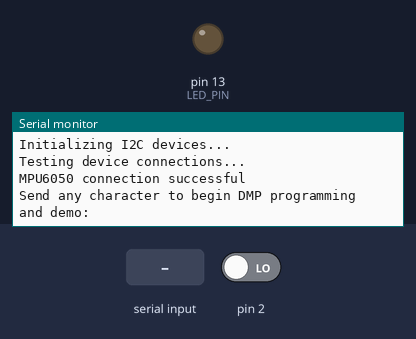
A sketch run on a simulated Arduino Uno, built with avr-gcc and run on an emulated ATmega328P. Parts: output pins drawn as LEDs (lit = HIGH), the last lines printed to the serial monitor. The test bench sets the inputs (shaded band); at power-on: pin 2 LOW. The sensor or clock chip raises its interrupt line as the real part does.

Above: at 0.9 s.
1.0 s: "1\n" received over Serial
At 1.1 s:
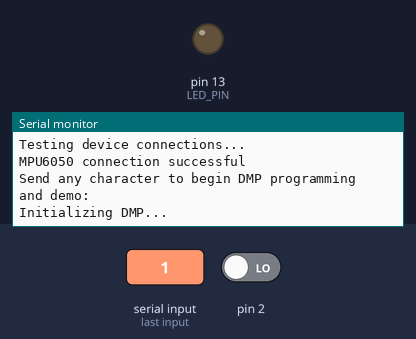
At 1.8 s:
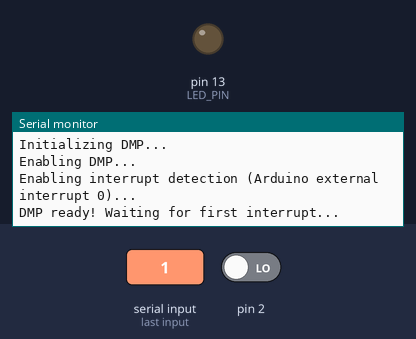

Measured:
- after the input at 1.0 s, the serial monitor: prints a new line at once (image 1)

The sketch:

MPU.ino
```cpp
#include "Wire.h"
#include "I2Cdev.h"
#include "MPU6050_6Axis_MotionApps20.h"

MPU6050 mpu;

#define OUTPUT_TEAPOT

#define LED_PIN 13 // (Arduino is 13, Teensy is 11, Teensy++ is 6)
bool blinkState = false;

// MPU control/status vars
bool dmpReady = false;
uint8_t mpuIntStatus;
uint8_t devStatus;
uint16_t packetSize;
uint16_t fifoCount;
uint8_t fifoBuffer[64];

// orientation/motion vars
Quaternion q;           // [w, x, y, z]         quaternion container
VectorInt16 aa;         // [x, y, z]            accel sensor measurements
VectorInt16 aaReal;     // [x, y, z]            gravity-free accel sensor measurements
VectorInt16 aaWorld;    // [x, y, z]            world-frame accel sensor measurements
VectorFloat gravity;    // [x, y, z]            gravity vector
float euler[3];         // [psi, theta, phi]    Euler angle container
float ypr[3];           // [yaw, pitch, roll]   yaw/pitch/roll container and gravity vector

uint8_t teapotPacket[14] = { '$', 0x02, 0,0, 0,0, 0,0, 0,0, 0x00, 0x00, '\r', '\n' };

volatile bool mpuInterrupt = false;     // indicates whether MPU interrupt pin has gone high
void dmpDataReady() {
    mpuInterrupt = true;
}


void setup() {
    Wire.begin();


    Serial.begin(115200);
    while (!Serial);

    Serial.println(F("Initializing I2C devices..."));
    mpu.initialize();

    Serial.println(F("Testing device connections..."));
    Serial.println(mpu.testConnection() ? F("MPU6050 connection successful") : F("MPU6050 connection failed"));

    Serial.println(F("\nSend any character to begin DMP programming and demo: "));
    while (Serial.available() && Serial.read());
    while (!Serial.available());
    while (Serial.available() && Serial.read());

    Serial.println(F("Initializing DMP..."));
    devStatus = mpu.dmpInitialize();

    if (devStatus == 0) {
        Serial.println(F("Enabling DMP..."));
        mpu.setDMPEnabled(true);

        Serial.println(F("Enabling interrupt detection (Arduino external interrupt 0)..."));
        attachInterrupt(0, dmpDataReady, RISING);
        mpuIntStatus = mpu.getIntStatus();

        Serial.println(F("DMP ready! Waiting for first interrupt..."));
        dmpReady = true;

        packetSize = mpu.dmpGetFIFOPacketSize();
    } else {

        Serial.print(F("DMP Initialization failed (code "));
        Serial.print(devStatus);
        Serial.println(F(")"));
    }

    pinMode(LED_PIN, OUTPUT);
}


void loop() {
    if (!dmpReady) return;

    while (!mpuInterrupt && fifoCount < packetSize) {

    }

    // reset interrupt flag and get INT_STATUS byte
    mpuInterrupt = false;
    mpuIntStatus = mpu.getIntStatus();

    fifoCount = mpu.getFIFOCount();

    if ((mpuIntStatus & 0x10) || fifoCount == 1024) {
        mpu.resetFIFO();
        Serial.println(F("FIFO overflow!"));

    } else if (mpuIntStatus & 0x01) {
        while (fifoCount < packetSize) fifoCount = mpu.getFIFOCount();

        mpu.getFIFOBytes(fifoBuffer, packetSize);

        fifoCount -= packetSize;

        #ifdef OUTPUT_READABLE_QUATERNION
            mpu.dmpGetQuaternion(&q, fifoBuffer);
            Serial.print("quat\t");
            Serial.print(q.w);
            Serial.print("\t");
            Serial.print(q.x);
            Serial.print("\t");
            Serial.print(q.y);
            Serial.print("\t");
            Serial.println(q.z);
        #endif

        #ifdef OUTPUT_READABLE_EULER
            mpu.dmpGetQuaternion(&q, fifoBuffer);
            mpu.dmpGetEuler(euler, &q);
            Serial.print("euler\t");
            Serial.print(euler[0] * 180/M_PI);
            Serial.print("\t");
            Serial.print(euler[1] * 180/M_PI);
            Serial.print("\t");
            Serial.println(euler[2] * 180/M_PI);
        #endif

        #ifdef OUTPUT_READABLE_YAWPITCHROLL
            mpu.dmpGetQuaternion(&q, fifoBuffer);
            mpu.dmpGetGravity(&gravity, &q);
            mpu.dmpGetYawPitchRoll(ypr, &q, &gravity);
            Serial.print("ypr\t");
            Serial.print(ypr[0] * 180/M_PI);
            Serial.print("\t");
            Serial.print(ypr[1] * 180/M_PI);
            Serial.print("\t");
            Serial.println(ypr[2] * 180/M_PI);
        #endif

        #ifdef OUTPUT_READABLE_REALACCEL
            mpu.dmpGetQuaternion(&q, fifoBuffer);
            mpu.dmpGetAccel(&aa, fifoBuffer);
            mpu.dmpGetGravity(&gravity, &q);
            mpu.dmpGetLinearAccel(&aaReal, &aa, &gravity);
            Serial.print("areal\t");
            Serial.print(aaReal.x);
            Serial.print("\t");
            Serial.print(aaReal.y);
            Serial.print("\t");
            Serial.println(aaReal.z);
        #endif

        #ifdef OUTPUT_READABLE_WORLDACCEL
            mpu.dmpGetQuaternion(&q, fifoBuffer);
            mpu.dmpGetAccel(&aa, fifoBuffer);
            mpu.dmpGetGravity(&gravity, &q);
            mpu.dmpGetLinearAccelInWorld(&aaWorld, &aaReal, &q);
            Serial.print("aworld\t");
            Serial.print(aaWorld.x);
            Serial.print("\t");
            Serial.print(aaWorld.y);
            Serial.print("\t");
            Serial.println(aaWorld.z);
        #endif

        #ifdef OUTPUT_TEAPOT
            teapotPacket[2] = fifoBuffer[0];
            teapotPacket[3] = fifoBuffer[1];
            teapotPacket[4] = fifoBuffer[4];
            teapotPacket[5] = fifoBuffer[5];
            teapotPacket[6] = fifoBuffer[8];
            teapotPacket[7] = fifoBuffer[9];
            teapotPacket[8] = fifoBuffer[12];
            teapotPacket[9] = fifoBuffer[13];
            Serial.write(teapotPacket, 14);
            teapotPacket[11]++;
        #endif

        // blink LED to indicate activity
        blinkState = !blinkState;
        digitalWrite(LED_PIN, blinkState);
    }
}
```
